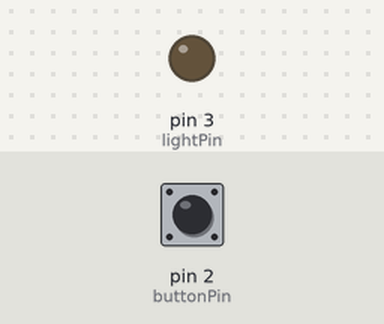
The sketch below on a simulated Arduino Uno, built with avr-gcc and run on an emulated ATmega328P. Shown: output pins drawn as LEDs (lit = HIGH). The inputs (shaded band) are chosen by the test bench; at power-on: pin 2 (buttonPin) LOW. What the sketch prints to the serial monitor is not drawn.

Above: at 1.2 s.
1.3 s: pin 2 (buttonPin) pulled HIGH for 0.15 s
At 2.3 s:
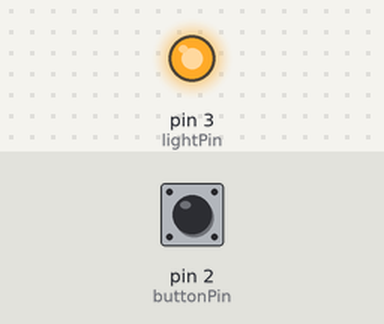
Timing chart, 0 to 4.3 s (numbered marks = the images above; inputs shaded):
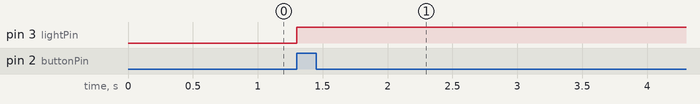

Measured:
- after the input at 1.3 s, pin 3 (lightPin): LOW → HIGH at once

The sketch:

midtermArd.ino
```cpp
//---------------
// button control
//---------------
const int  buttonPin = 2;
int buttonState = 0;
int lastButtonState = 0;
const byte buttonMes = 0;

//------------
// flash light
//------------
int lightPin = 3;
byte lightMes;

void setup() {
  pinMode(buttonPin, INPUT);
  pinMode(lightPin, OUTPUT);
  Serial.begin(9600);
}


void loop() {
  buttonState = digitalRead(buttonPin);
  if (buttonState != lastButtonState) {
    if (buttonState == HIGH) {
      digitalWrite(lightPin, HIGH);
      delay(1000);
      Serial.write(buttonMes);
    }
    delay(50);
  }
  lastButtonState = buttonState;

  if(Serial.available()){
    lightMes = Serial.read();
    if(lightMes==255){
      digitalWrite(lightPin, LOW);
    }
  }
}
```
